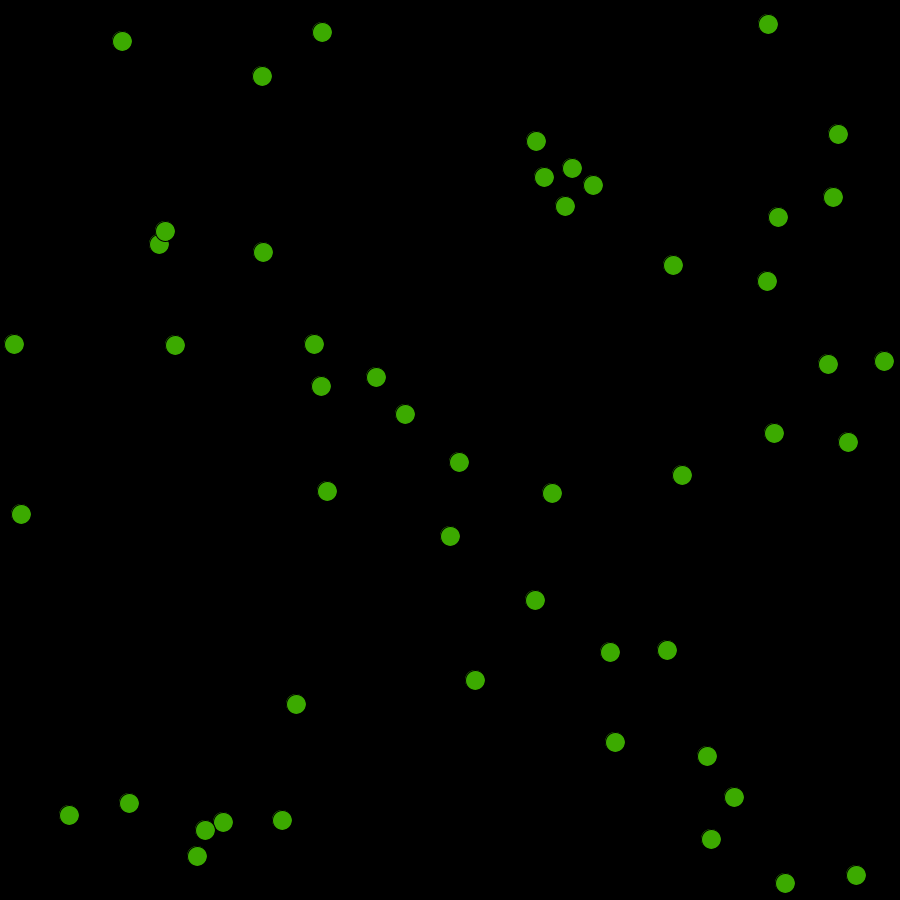
Frame 1 (no input)
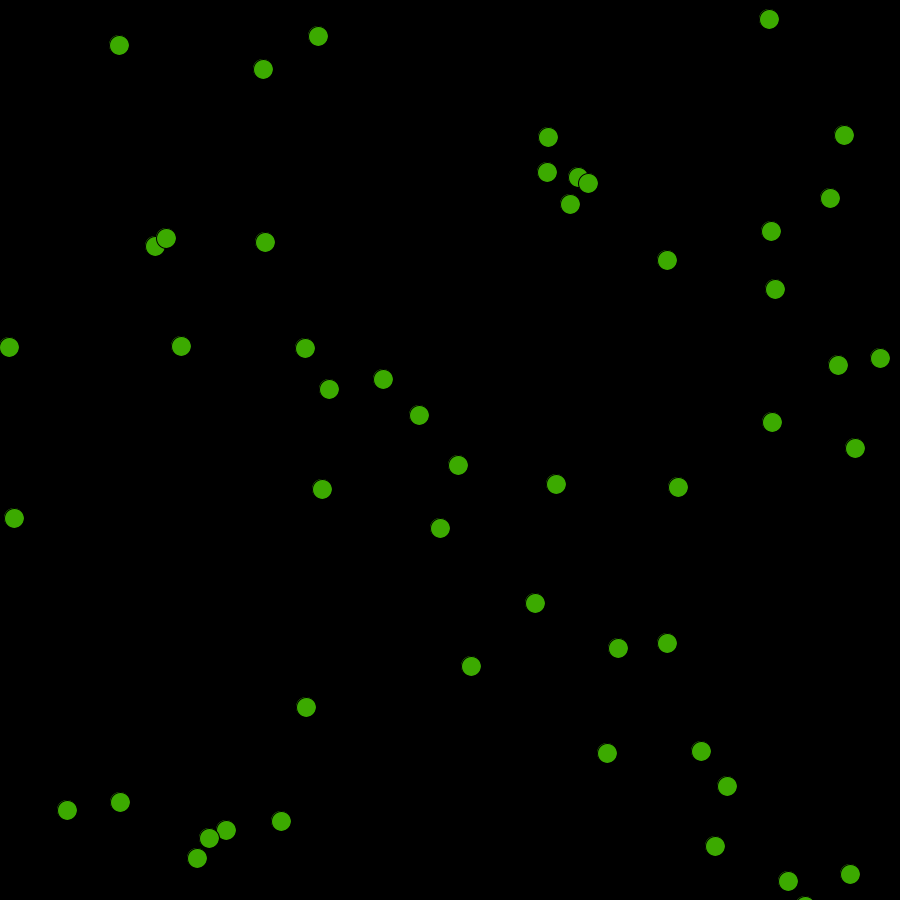
Frame 60 (the mouse pressed at the canvas centre just before this capture)
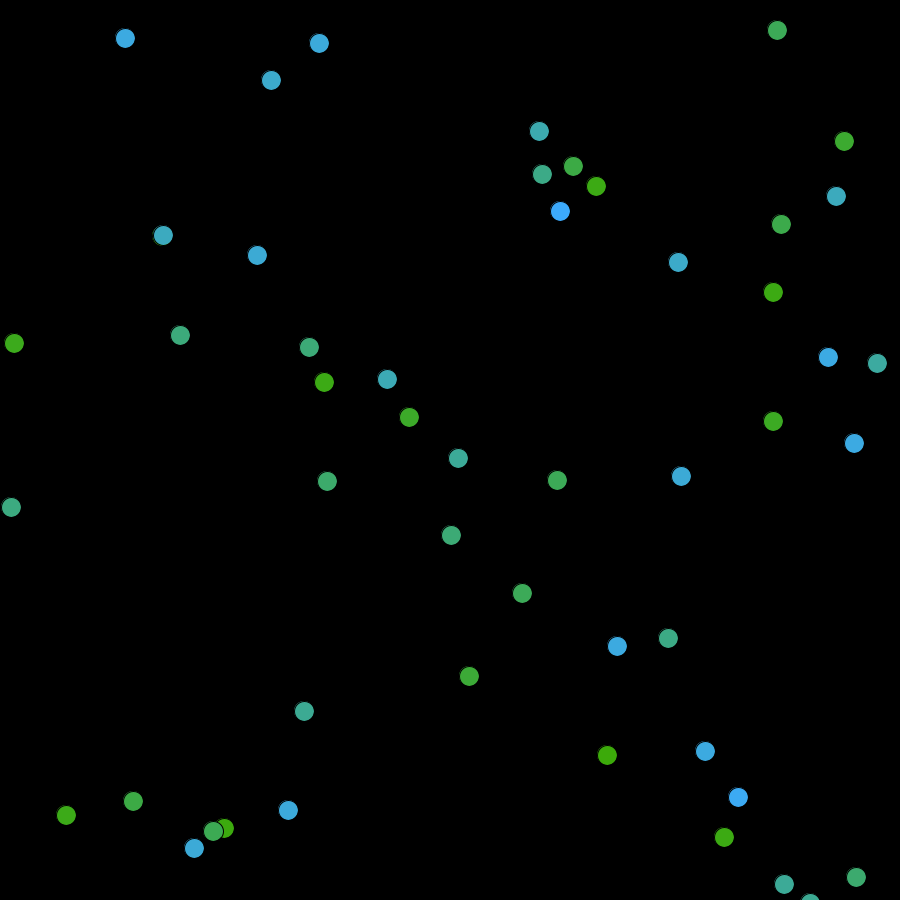
Frame 120 (the mouse held since frame 60 and released just before this capture)

The Processing sketch that drew these frames (run headless with seeded random() and noise(); from frame 60 on, the mouse is pressed at the canvas centre):

// Processing sketch: Chemotaxis
// ── Chemotaxis.pde
Bacteria test;
Bacteria[] group;
 void setup()  
 {     
 	test = new Bacteria(400, 400, 60, 170); 
   size(900, 900);
   background(0);
   frameRate(20);
   group = new Bacteria[50];
   for(int i=0; i < group.length; i++){
     int x = (int)(Math.random() * width);
     int y = (int)(Math.random() * height);
     group[i] = new Bacteria(x, y, 60, 170);
   }
 }   
 void draw()   
 {
  background(0);
 	//move and show the bacteria 
  test.move();
  test.show();
  
  for(int i=0; i<group.length; i++){
    group[i].move();
    group[i].show();
  }
 }  
 
 void mousePressed(){
   test.changeShade();
   for(int i=0; i<group.length; i++){
     group[i].changeShade();
   }
 }
 class Bacteria    
 {     
  int x_pos;
  int y_pos;
  int red;
  int green;
  int randX;
  int randY;
  int shade;
  
  Bacteria(int x, int y, int r, int g){
    x_pos = x;
    y_pos = y;
    red = r;
    green = g;
    
  }
  
  void move(){
    randX = (int)(15 * Math.random() + 5);
    randY = (int)(15 * Math.random() + 5);
  }
  
  void changeShade(){
    shade = (int)(255 * Math.random());
  }
  
  void show(){
    fill(red, green, shade);
    ellipse(x_pos + randX, y_pos + randY, 20, 20);
  }
 }
 
